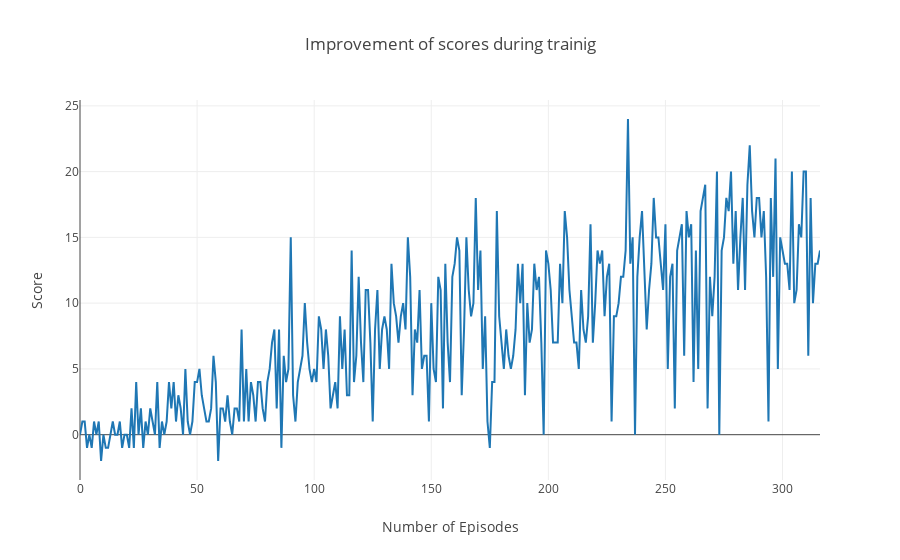

Notebook cell for this chart:
### Code cell
data = [go.Scatter(x=np.arange(len(scores)), y=scores)]
layout = dict(
    title = 'Improvement of scores during trainig',
    xaxis = dict(title = 'Number of Episodes'),
    yaxis = dict(title = 'Score'),
)

fig = dict(data=data, layout=layout)
iplot(fig)

### Figure 1 — Plotly figure (JSON) as saved in the notebook; plotly's stock layout.template omitted (floating-point values rounded to 4 significant figures; data arrays with more than 128 entries replaced by an {"elided": "..."} marker saying what was removed)
{"data": [{"type": "scatter", "x": {"elided": "317 int values"}, "y": {"elided": "317 int values"}}], "layout": {"title": "Improvement of scores during trainig", "xaxis": {"title": "Number of Episodes"}, "yaxis": {"title": "Score"}}}
